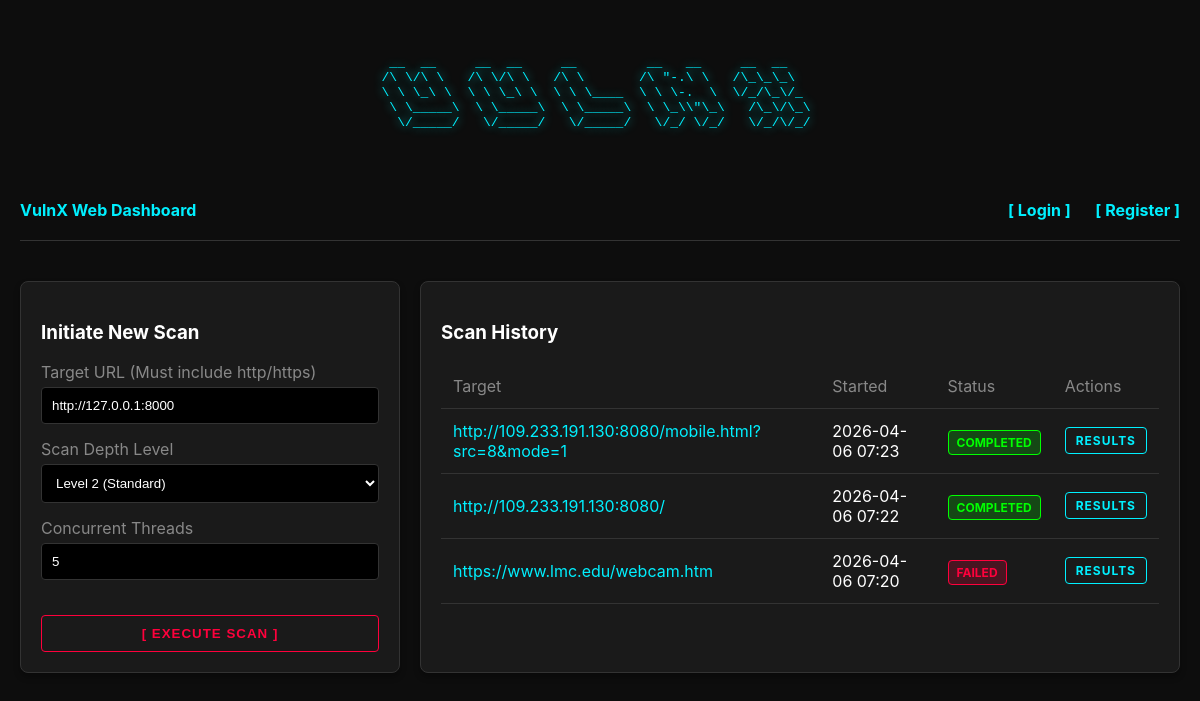
The page / on the database its author committed.
### dashboard/models.py (models this page shows, shortened)
class Scan(models.Model):
    STATUS_CHOICES = (
        ('PENDING', 'Pending'),
        ('RUNNING', 'Running'),
        ('COMPLETED', 'Completed'),
        ('FAILED', 'Failed'),
    )
    user = models.ForeignKey(User, on_delete=models.CASCADE, related_name='scans', null=True, blank=True)
    target_url = models.URLField(max_length=500)
    status = models.CharField(max_length=20, choices=STATUS_CHOICES, default='PENDING')
    start_time = models.DateTimeField(default=timezone.now)
    end_time = models.DateTimeField(null=True, blank=True)
    urls_scanned = models.IntegerField(default=0)
    requests_sent = models.IntegerField(default=0)

### dashboard/views.py (the view, shortened to what this page needs)
# urls.py: path('', views.home, name='home'),
def home(request):
    scans = Scan.objects.all().order_by('-start_time')
    return render(request, 'dashboard/home.html', {'scans': scans})

### templates/dashboard/home.html (shortened to what this page needs)
{% extends "base.html" %}
{% block content %}
<div style="display: grid; grid-template-columns: 1fr 2fr; gap: 20px;">
    <div class="card">
        <h3>Initiate New Scan</h3>
        <form method="POST">
            <div class="form-group">
                <label>Target URL (Must include http/https)</label>
                <input type="url" name="target_url" class="form-control" required placeholder="https://example.com" value="http://127.0.0.1:8000">
            </div>
            <div class="form-group">
                <label>Scan Depth Level</label>
                <select name="depth" class="form-control">
                    <option value="2" selected>Level 2 (Standard)</option>
                </select>
            </div>
            <div class="form-group">
                <label>Concurrent Threads</label>
                <input type="number" name="threads" class="form-control" value="5" min="1" max="20">
            </div>
            <button type="submit" class="btn btn-danger" style="width: 100%; margin-top: 20px;">[ EXECUTE SCAN ]</button>
        </form>
    </div>
    <div class="card">
        <h3>Scan History</h3>
        {% if scans %}
            <table>
                <thead>
                    <tr>
                        <th>Target</th>
                        <th>Started</th>
                        <th>Status</th>
                        <th>Actions</th>
                    </tr>
                </thead>
                <tbody>
                    {% for scan in scans %}
                    <tr>
                        <td style="color: var(--neon-blue);">{{ scan.target_url }}</td>
                        <td>{{ scan.start_time|date:"Y-m-d H:i" }}</td>
                        <td><span class="badge badge-{{ scan.status }}">{{ scan.status }}</span></td>
                        <td>
                            {% if scan.status == 'RUNNING' or scan.status == 'PENDING' %}
                                <a href="{% url 'dashboard:scan_live' scan.id %}" class="btn" style="padding: 5px 10px; font-size: 12px;">Live View</a>
                            {% else %}
                                <a href="{% url 'dashboard:scan_results' scan.id %}" class="btn" style="padding: 5px 10px; font-size: 12px;">Results</a>
                            {% endif %}
                        </td>
                    </tr>
                    {% endfor %}
                </tbody>
            </table>
        {% else %}
            <p style="color: var(--text-muted);">No logs found. Awaiting directives.</p>
        {% endif %}
    </div>
</div>
{% endblock %}

### templates/base.html (shortened to what this page needs)
<!DOCTYPE html>
<html lang="en">
<head>
    {% load static %}
    <link rel="stylesheet" href="{% static 'css/style.css' %}">
</head>
<body>
    <div class="container">
        <div class="ascii-logo">
 __  __     __  __     __         __   __     __  __
/\ \/\ \   /\ \/\ \   /\ \       /\ "-.\ \   /\_\_\_\
\ \ \_\ \  \ \ \_\ \  \ \ \____  \ \ \-.  \  \/_/\_\/_
 \ \_____\  \ \_____\  \ \_____\  \ \_\\"\_\   /\_\/\_\
  \/_____/   \/_____/   \/_____/   \/_/ \/_/   \/_/\/_/
        </div>
        <nav>
            <div class="brand">
                <a href="{% url 'dashboard:home' %}" style="margin-left: 0;">VulnX Web Dashboard</a>
            </div>
            <div class="user-actions">
                {% if user.is_authenticated %}
                    <span>Logged in as <b>{{ user.username }}</b></span>
                    <form method="post" action="{% url 'users:logout' %}" style="display:inline;">
                        {% csrf_token %}
                        <button type="submit" class="btn" style="border:none; padding:0; margin-left: 20px;">[ Logout ]</button>
                    </form>
                {% else %}
                    <a href="{% url 'users:login' %}">[ Login ]</a>
                    <a href="{% url 'users:register' %}">[ Register ]</a>
                {% endif %}
            </div>
        </nav>
        {% block content %}{% endblock %}
    </div>
</body>
</html>

### static/css/style.css (style rules this page uses)
:root { --bg-dark: #0d0d0d; --bg-card: #1a1a1a; --neon-green: #00ff00; --neon-red: #ff003c; --neon-yellow: #f0ff00; --neon-blue: #00f0ff; --text-main: #ffffff; --text-muted: #888888; --border-color: #333333; }
body { background-color: var(--bg-dark); color: var(--text-main); font-family: 'Inter', 'Segoe UI', Tahoma, Geneva, Verdana, sans-serif; margin: 0; padding: 0; }
.container { max-width: 1200px; margin: 0 auto; padding: 20px; }
.ascii-logo { color: var(--neon-blue); font-family: monospace; white-space: pre; text-align: center; margin: 20px 0; text-shadow: 0 0 10px var(--neon-blue); }
nav { display: flex; justify-content: space-between; align-items: center; padding: 20px 0; border-bottom: 1px solid var(--border-color); margin-bottom: 40px; }
nav a { color: var(--neon-blue); text-decoration: none; margin-left: 20px; font-weight: bold; transition: all 0.3s ease; }
.card { background-color: var(--bg-card); border: 1px solid var(--border-color); border-radius: 8px; padding: 20px; margin-bottom: 20px; box-shadow: 0 4px 6px rgba(0,0,0,0.3); }
.form-group { margin-bottom: 15px; }
.form-group label { display: block; margin-bottom: 5px; color: var(--text-muted); }
.form-control { width: 100%; padding: 10px; background: #000; border: 1px solid var(--border-color); color: #fff; border-radius: 4px; box-sizing: border-box; transition: border-color 0.3s; }
.btn { display: inline-block; padding: 10px 20px; background: transparent; border: 1px solid var(--neon-blue); color: var(--neon-blue); cursor: pointer; border-radius: 4px; text-transform: uppercase; font-weight: bold; letter-spacing: 1px; transition: all 0.3s ease; text-decoration: none; text-align: center; }
.btn-danger { border-color: var(--neon-red); color: var(--neon-red); }
table { width: 100%; border-collapse: collapse; margin-top: 20px; }
table th, table td { padding: 12px; text-align: left; border-bottom: 1px solid var(--border-color); }
table th { color: var(--text-muted); font-weight: normal; }
.badge { padding: 4px 8px; border-radius: 4px; font-size: 12px; font-weight: bold; }
.badge-COMPLETED { background: rgba(0, 255, 0, 0.2); color: var(--neon-green); border: 1px solid var(--neon-green); }
.badge-FAILED { background: rgba(255, 0, 60, 0.2); color: var(--neon-red); border: 1px solid var(--neon-red); }

### rows shown on the page
Scan: target_url "http://109.233.191.130:8080/mobile.html?src=8&mode=1", start_time "2026-04-06 07:23", status "COMPLETED", shows "RESULTS"
Scan: target_url "http://109.233.191.130:8080/", start_time "2026-04-06 07:22", status "COMPLETED", shows "RESULTS"
Scan: target_url "https://www.lmc.edu/webcam.htm", start_time "2026-04-06 07:20", status "FAILED", shows "RESULTS"
